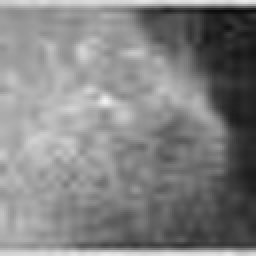
#> input picture datasets_api/test_data/B17LMLO.jpg, 128 x 128 px (shown 2 times larger)
$ python -i data_augmentation.py   (imports and definitions only)
#> lines starting #> are read from the running program, lines starting #| are printed output that depends on the picture
# -*- coding:utf-8 -*-

"""数据增强
   1. 翻转变换 flip
   2. 随机修剪 random crop
   3. 色彩抖动 color jittering
   4. 平移变换 shift
   5. 尺度变换 scale
   6. 对比度变换 contrast
   7. 噪声扰动 noise
   8. 旋转变换/反射变换 Rotation/reflection
"""
import cv2
from PIL import Image, ImageEnhance, ImageOps, ImageFile
import numpy as np
import random
import threading, os, time
import logging
import math
import shutil
import sys
from cv2.cv2 import imwrite
from matplotlib import pyplot as plt

from __init__ import global_var

logger = logging.getLogger(__name__)
ImageFile.LOAD_TRUNCATED_IMAGES = True


class DataAugmentation:
    """
    包含数据增强的八种方式
    """

    def __init__(self):
        pass

    @staticmethod
    def openImage(image):
        return Image.open(image, mode="r") # rgb模式

    # [138 lines left out: functions randomFlip, randomShift, rotate_image, randomRotation, randomCrop, not called in this run]

    @staticmethod
    def randomColor(image):
        """
        对图像进行颜色抖动
        :param image: PIL的图像image
        :return: 有颜色色差的图像image
        """
        random_factor = np.random.randint(0, 31) / 10.  # 随机因子
        color_image = ImageEnhance.Color(image).enhance(random_factor)  # 调整图像的饱和度
        random_factor = np.random.randint(10, 21) / 10.  # 随机因子
        brightness_image = ImageEnhance.Brightness(color_image).enhance(random_factor)  # 调整图像的亮度
        random_factor = np.random.randint(10, 21) / 10.  # 随机因1子
        contrast_image = ImageEnhance.Contrast(brightness_image).enhance(random_factor)  # 调整图像对比度
        random_factor = np.random.randint(0, 31) / 10.  # 随机因子
        return ImageEnhance.Sharpness(contrast_image).enhance(random_factor)  # 调整图像锐度

    # [43 lines left out: functions randomGaussian, saveImage, not called in this run]

files = []

# [212 lines left out: functions get_files, copy_data_between_dirs, aug_app1, aug_app2, aug_app3, not called in this run]


# [7 lines not run here, left out]


>>> from PIL import Image
>>> picture = Image.open('test_data/B17LMLO.jpg')
#> picture is the input picture: PIL image 128x128 RGB; min 11, max 242, mean 130
>>> result = DataAugmentation().randomColor(picture)
#> in randomColor, `brightness_image = ImageEnhance.Brightness(color_image).enhance(random..`:
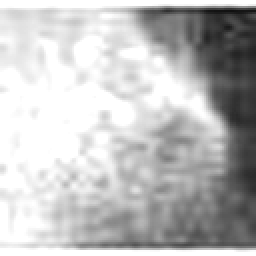
#> brightness_image: PIL image 128x128 RGB (shown 2 times larger); min 16, max 255, mean 189.8
